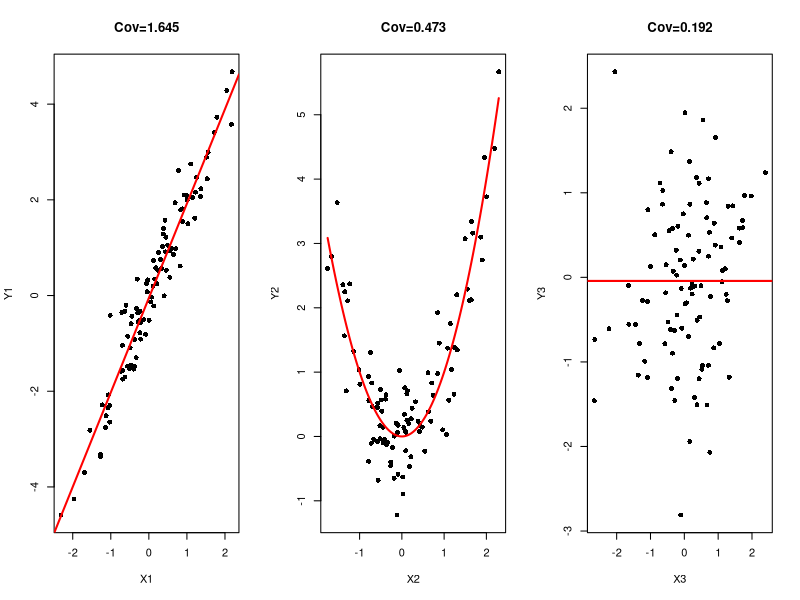

Source code (R):
## ---- chunk 1
# Set seed for reproducibility
set.seed(123)

# Number of observations
n <- 100

# Linear relationship
X1 <- rnorm(n)
Y1 <- 2 * X1 + rnorm(n, sd = 0.5)

# Nonlinear relationship
X2 <- rnorm(n)
Y2 <- X2^2 + rnorm(n, sd = 0.5)

# Independent variables
X3 <- rnorm(n)
Y3 <- rnorm(n)

# Visualize the relationship
# Set up a 1x3 grid for plots
par(mfrow = c(1, 3))
options(digits = 3)

# Plot 1: Linear Relationship
plot(X1, Y1, main = sprintf("Cov=%.3f",cov(X1,Y1)), pch = 16)
abline(lm(Y1 ~ X1), col = "red", lwd = 2)

# Plot 2: Nonlinear Relationship
plot(X2, Y2, main = sprintf("Cov=%.3f",cov(X2,Y2)), pch = 16)
curve(x^2, add = TRUE, col = "red", lwd = 2)

# Plot 3: Independent Variables
plot(X3, Y3, main = sprintf("Cov=%.3f",cov(X3,Y3)), pch = 16)
abline(h = mean(Y3), col = "red", lwd = 2)
## ---- chunk 2
# variables for analysis
vars <- mtcars[, 1:4]

# compute the correlation matrix
print(cor(vars))
